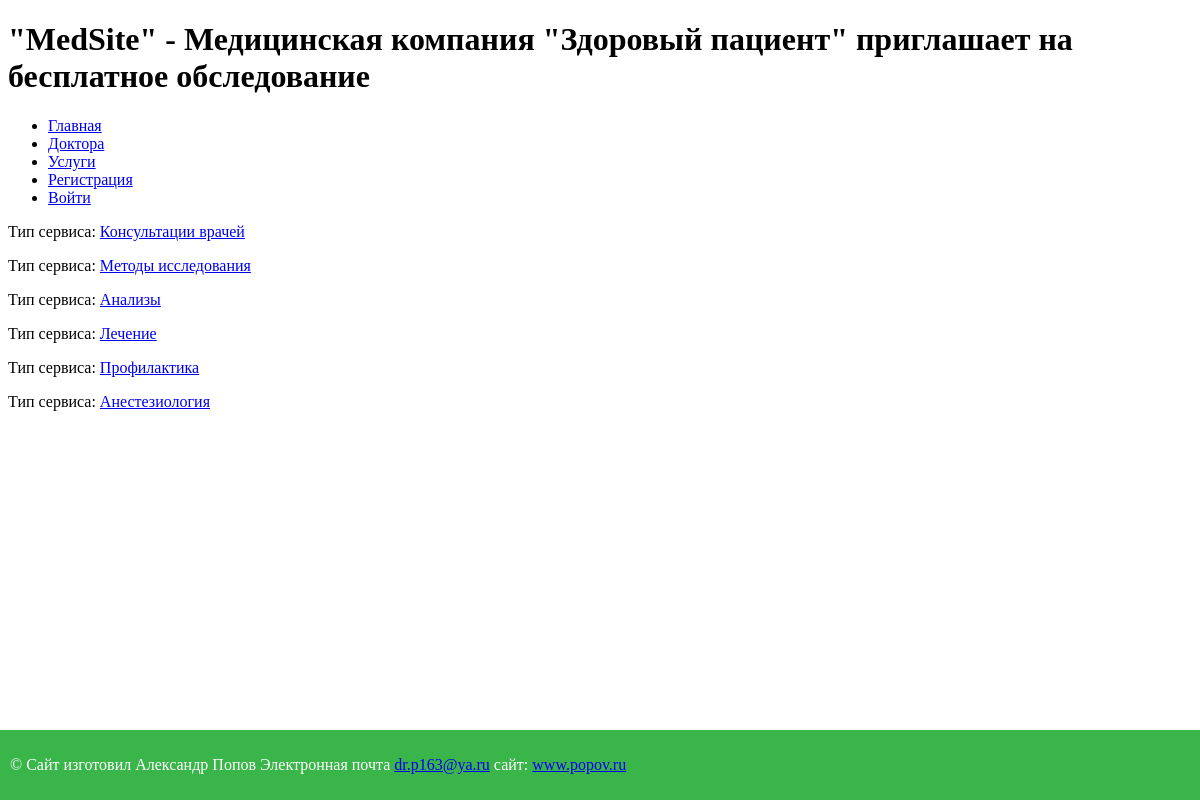
The page / on the database its author committed.
### src/models.py (models this page shows, shortened)
class ServiceGroup(db.Model):
    __tablename__ = "service_group"
    id = Column(Integer(), primary_key=True)
    name = Column(String(100))  # название группы
    description = Column(Text())  # описание группы
    created_at = Column(DateTime, server_default=func.now())  # дата создания
    updated_at = Column(DateTime, server_onupdate=func.now())  # дата обновления

### src/view.py (the view)
@app.route('/')
def index():
    service_groups = ServiceGroup.query.all()
    return render_template('index.html', service_groups=service_groups)

### templates/index.html (shortened to what this page needs)
{% extends "base.html" %}
{% block h1_title %} {{ super() }} - Медицинская компания "Здоровый пациент"  приглашает на бесплатное обследование {% endblock %}
{% block content %}
{{ super() }}
{% include "include/type_services.html" %}
{% endblock %}

### templates/include/type_services.html
{% for sg in service_groups %}
<p>
    Тип сервиса: <a href="{{ url_for('service_group', service_group_id=sg.id)}}"> {{ sg.name }}</a>
</p>
{% endfor %}

### rows shown on the page
ServiceGroup: name "Консультации врачей"
ServiceGroup: name "Методы исследования"
ServiceGroup: name "Анализы"
ServiceGroup: name "Лечение"
ServiceGroup: name "Профилактика"
ServiceGroup: name "Анестезиология"
